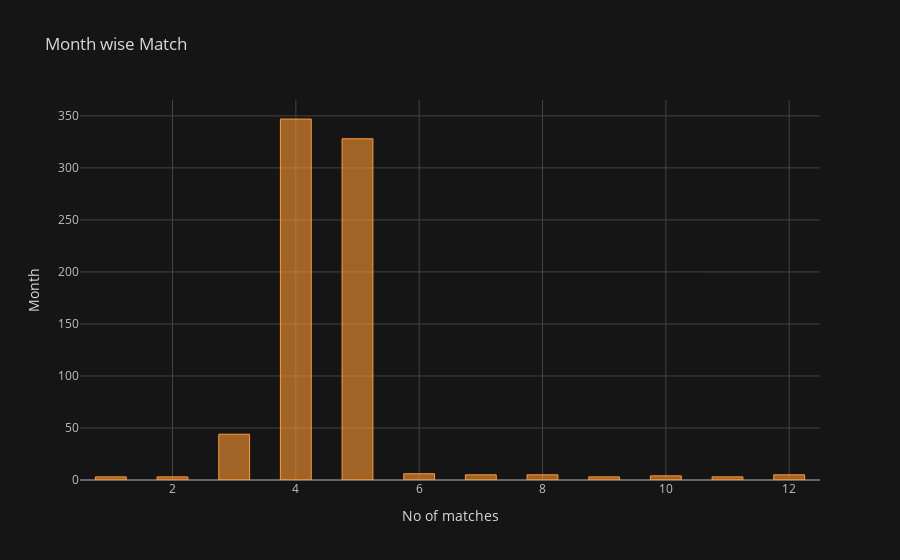

Notebook code for this chart:
### Markdown cell above
### Month wise matches

### Code cell
df=data['month'].value_counts()
df.iplot(kind='bar',yTitle='Month', xTitle='No of matches',title='Month wise Match',barmode='stack',theme='solar', bargap=0.5,color='orange')

### Figure 1 — Plotly figure (JSON) as saved in the notebook; plotly's stock layout.template omitted (floating-point values rounded to 4 significant figures)
{"data": [{"marker": {"color": "rgba(255, 153, 51, 0.6)", "line": {"color": "rgba(255, 153, 51, 1.0)", "width": 1}}, "name": "month", "orientation": "v", "text": "", "type": "bar", "x": [4, 5, 3, 6, 12, 8, 7, 10, 11, 9, 2, 1], "y": [347, 328, 44, 6, 5, 5, 5, 4, 3, 3, 3, 3]}], "layout": {"bargap": 0.5, "barmode": "stack", "legend": {"bgcolor": "#151516", "font": {"color": "#D9D9D9"}, "traceorder": "normal"}, "paper_bgcolor": "#151516", "plot_bgcolor": "#151516", "title": {"font": {"color": "#D9D9D9"}, "text": "Month wise Match"}, "xaxis": {"gridcolor": "#434343", "showgrid": true, "tickfont": {"color": "#C2C2C2"}, "title": {"font": {"color": "#D9D9D9"}, "text": "No of matches"}, "zerolinecolor": "#666570"}, "yaxis": {"gridcolor": "#434343", "showgrid": true, "tickfont": {"color": "#C2C2C2"}, "title": {"font": {"color": "#D9D9D9"}, "text": "Month"}, "zerolinecolor": "#666570"}}}
